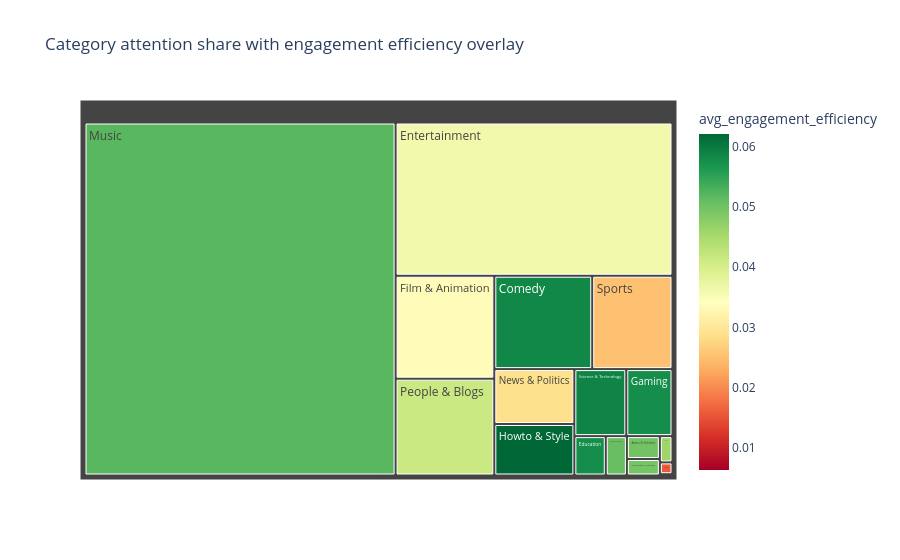

The code cell stored with this chart in its notebook:
### Code cell
treemap

### Figure 1 — Plotly figure (JSON) as saved in the notebook; plotly's stock layout.template omitted (floating-point values rounded to 4 significant figures)
{"data": [{"branchvalues": "total", "customdata": [[1514202384, 0.04987, "4596"], [18341009925, 0.05841, "24024"], [2485052061, 0.05767, "7396"], [85162066718, 0.03622, "97365"], [20397383805, 0.03345, "18329"], [6216418800, 0.05771, "10433"], [8271658225, 0.06212, "17549"], [33047793, 0.01604, "22"], [220389615568, 0.05193, "36990"], [8817653917, 0.02882, "34599"], [1091293307, 0.04962, "2722"], [19178440262, 0.04142, "50164"], [1668803655, 0.05071, "4215"], [6986113196, 0.05886, "7350"], [299255746, 0.01595, "726"], [15038121013, 0.02525, "21409"], [55043, 0.006359, "5"], [666409907, 0.04598, "1631"]], "domain": {"x": [0, 1], "y": [0, 1]}, "hovertemplate": "labels=%{label}<br>total_views=%{customdata[0]:, .0f}<br>parent=%{parent}<br>id=%{id}<br>avg_engagement_efficiency=%{color:, .3f}<br>video_count=%{customdata[2]}<extra></extra>", "ids": ["Autos & Vehicles", "Comedy", "Education", "Entertainment", "Film & Animation", "Gaming", "Howto & Style", "Movies", "Music", "News & Politics", "Nonprofits & Activism", "People & Blogs", "Pets & Animals", "Science & Technology", "Shows", "Sports", "Trailers", "Travel & Events"], "labels": ["Autos & Vehicles", "Comedy", "Education", "Entertainment", "Film & Animation", "Gaming", "Howto & Style", "Movies", "Music", "News & Politics", "Nonprofits & Activism", "People & Blogs", "Pets & Animals", "Science & Technology", "Shows", "Sports", "Trailers", "Travel & Events"], "marker": {"coloraxis": "coloraxis", "colors": [0.04987, 0.05841, 0.05767, 0.03622, 0.03345, 0.05771, 0.06212, 0.01604, 0.05193, 0.02882, 0.04962, 0.04142, 0.05071, 0.05886, 0.01595, 0.02525, 0.006359, 0.04598]}, "name": "", "parents": ["", "", "", "", "", "", "", "", "", "", "", "", "", "", "", "", "", ""], "type": "treemap", "values": [1514000000.0, 18340000000.0, 2485000000.0, 85160000000.0, 20400000000.0, 6216000000.0, 8272000000.0, 33050000.0, 220400000000.0, 8818000000.0, 1091000000.0, 19180000000.0, 1669000000.0, 6986000000.0, 299300000.0, 15040000000.0, 55040.0, 666400000.0]}], "layout": {"coloraxis": {"autocolorscale": false, "colorbar": {"title": {"text": "avg_engagement_efficiency"}}, "colorscale": [[0, "rgb(165,0,38)"], [0.1, "rgb(215,48,39)"], [0.2, "rgb(244,109,67)"], [0.3, "rgb(253,174,97)"], [0.4, "rgb(254,224,139)"], [0.5, "rgb(255,255,191)"], [0.6, "rgb(217,239,139)"], [0.7, "rgb(166,217,106)"], [0.8, "rgb(102,189,99)"], [0.9, "rgb(26,152,80)"], [1, "rgb(0,104,55)"]]}, "legend": {"tracegroupgap": 0}, "title": {"text": "Category attention share with engagement efficiency overlay"}}}
